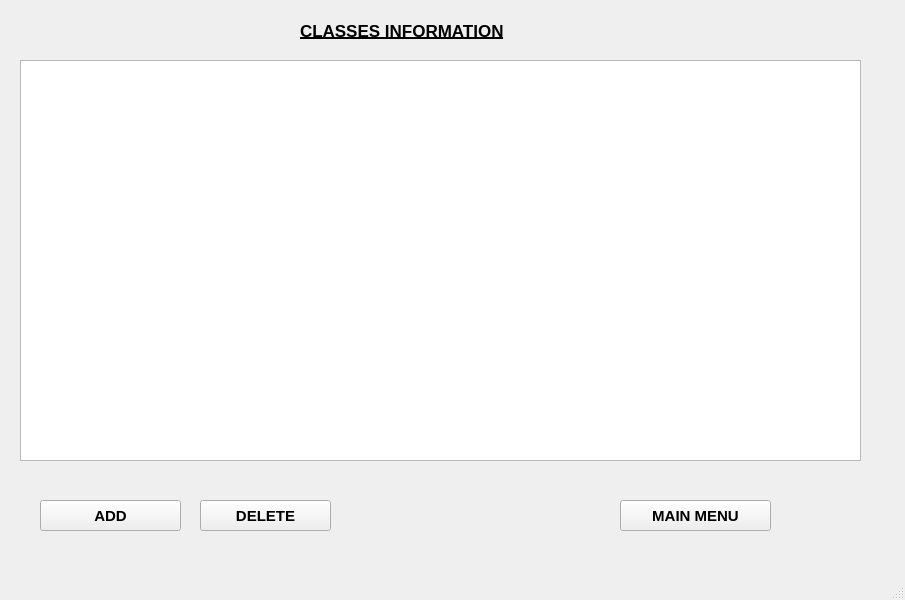
<?xml version="1.0" encoding="UTF-8"?>
<ui version="4.0">
 <class>ClassInformation</class>
 <widget class="QMainWindow" name="ClassInformation">
  <property name="geometry">
   <rect>
    <x>0</x>
    <y>0</y>
    <width>905</width>
    <height>600</height>
   </rect>
  </property>
  <property name="windowTitle">
   <string>ClassInformation</string>
  </property>
  <widget class="QWidget" name="centralwidget">
   <widget class="QPushButton" name="addnewclassinfo">
    <property name="geometry">
     <rect>
      <x>40</x>
      <y>500</y>
      <width>141</width>
      <height>31</height>
     </rect>
    </property>
    <property name="font">
     <font>
      <pointsize>11</pointsize>
      <bold>true</bold>
     </font>
    </property>
    <property name="text">
     <string>ADD</string>
    </property>
   </widget>
   <widget class="QPushButton" name="deletebutton">
    <property name="geometry">
     <rect>
      <x>200</x>
      <y>500</y>
      <width>131</width>
      <height>31</height>
     </rect>
    </property>
    <property name="font">
     <font>
      <pointsize>11</pointsize>
      <bold>true</bold>
     </font>
    </property>
    <property name="text">
     <string>DELETE</string>
    </property>
   </widget>
   <widget class="QTableView" name="tableView">
    <property name="geometry">
     <rect>
      <x>20</x>
      <y>60</y>
      <width>841</width>
      <height>401</height>
     </rect>
    </property>
    <property name="font">
     <font>
      <pointsize>10</pointsize>
     </font>
    </property>
    <property name="editTriggers">
     <set>QAbstractItemView::AllEditTriggers</set>
    </property>
    <property name="sortingEnabled">
     <bool>false</bool>
    </property>
   </widget>
   <widget class="QLabel" name="label">
    <property name="geometry">
     <rect>
      <x>300</x>
      <y>20</y>
      <width>291</width>
      <height>21</height>
     </rect>
    </property>
    <property name="font">
     <font>
      <pointsize>13</pointsize>
      <bold>true</bold>
      <underline>true</underline>
     </font>
    </property>
    <property name="text">
     <string>CLASSES INFORMATION</string>
    </property>
   </widget>
   <widget class="QPushButton" name="mainmenubutton">
    <property name="geometry">
     <rect>
      <x>620</x>
      <y>500</y>
      <width>151</width>
      <height>31</height>
     </rect>
    </property>
    <property name="font">
     <font>
      <pointsize>11</pointsize>
      <bold>true</bold>
     </font>
    </property>
    <property name="text">
     <string>MAIN MENU</string>
    </property>
   </widget>
  </widget>
  <widget class="QMenuBar" name="menubar">
   <property name="geometry">
    <rect>
     <x>0</x>
     <y>0</y>
     <width>905</width>
     <height>26</height>
    </rect>
   </property>
  </widget>
  <widget class="QStatusBar" name="statusbar"/>
 </widget>
 <resources/>
 <connections/>
</ui>
